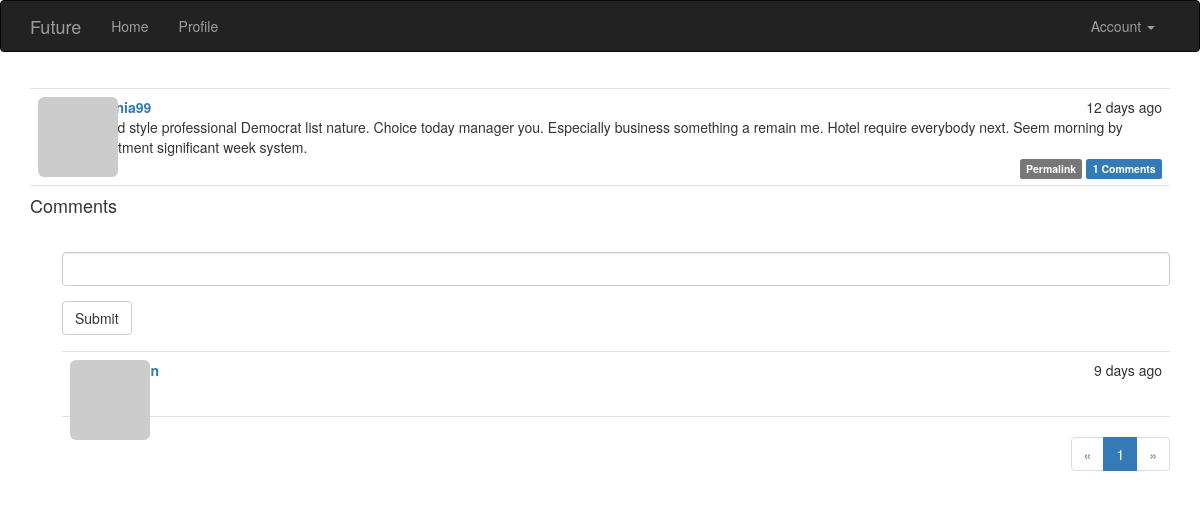
/post/82 (signed in), run on the app's committed database.
### app/models.py (models this page shows, shortened)
class Post(db.Model):
    __tablename__ = 'posts'
    id = db.Column(db.Integer, primary_key=True)
    body = db.Column(db.Text)
    body_html = db.Column(db.Text)
    timestamp = db.Column(db.DateTime, index=True, default=datetime.utcnow)
    author_id = db.Column(db.Integer, db.ForeignKey('users.id'))
    comments = db.relationship('Comment', backref='post', lazy='dynamic')

class User(db.Model, UserMixin):
    __tablename__ = 'users'
    id = db.Column(db.Integer, primary_key=True)
    email = db.Column(db.String(64), unique=True, index=True)
    username = db.Column(db.String(64), unique=True, index=True)
    password_hash = db.Column(db.String(128))
    role_id = db.Column(db.Integer, db.ForeignKey('roles.id'))
    confirmed = db.Column(db.Boolean, default=False)
    name = db.Column(db.String(64))
    location = db.Column(db.String(64))
    about_me = db.Column(db.Text())
    member_since = db.Column(db.DateTime(), default=datetime.utcnow)
    last_seen = db.Column(db.DateTime(), default=datetime.utcnow)
    avatar_hash = db.Column(db.String(32))
    posts = db.relationship('Post', backref='author', lazy='dynamic')
    followed = db.relationship('Follow',
                               foreign_keys=[Follow.follower_id],
                               backref=db.backref('follower', lazy='joined'),
                               lazy='dynamic',
                               cascade='all, delete-orphan')
    followers = db.relationship('Follow',
                               foreign_keys=[Follow.followed_id],
                               backref=db.backref('followed', lazy='joined'),
                               lazy='dynamic',
                               cascade='all, delete-orphan')
    comments = db.relationship('Comment', backref='author', lazy='dynamic')
    @property
    def password(self):
        raise AttributeError('password is not a readable')
    def can(self, perm):
        return self.role is not None and self.role.has_permission(perm)
    def is_administrator(self):
        return self.can(Permission.ADMIN)
    def ping(self):
        self.last_seen = datetime.utcnow()
        db.session.add(self)
        db.session.commit()
    def gravatar_hash(self):
        return hashlib.md5(self.email.lower().encode('utf-8')).hexdigest()
    def gravatar(self, size=100, default='identicon', rating='g'):
        if request.is_secure:
            url = 'https://secure.gravatar.com/avatar'
        else:
            url = 'http://www.gravatar.com/avatar'
        hash = self.avatar_hash or self.gravatar_hash()
        return '{url}/{hash}?s={size}&d={default}&r={rating}'.format(
            url=url, hash=hash, size=size, default=default, rating=rating)

class Comment(db.Model):
    __tablename__ = 'comments'
    id = db.Column(db.Integer, primary_key=True)
    body = db.Column(db.Text)
    body_html = db.Column(db.Text)
    timestamp = db.Column(db.DateTime, index=True, default=datetime.utcnow())
    disabled = db.Column(db.Boolean)
    author_id = db.Column(db.Integer, db.ForeignKey('users.id'))
    post_id = db.Column(db.Integer, db.ForeignKey('posts.id'))

### app/main/views.py (the view)
@main.route('/post/<int:id>', methods=['GET', 'POST'])
def post(id):
    post = Post.query.get_or_404(id)
    form = CommentForm()
    if form.validate_on_submit():
        comment = Comment(body=form.body.data, post=post, author=current_user._get_current_object())
        db.session.add(comment)
        db.session.commit()
        flash('Your comment has been published.')
        return redirect(url_for('.post', id=post.id, page=-1))
    page = request.args.get('page', 1, type=int)
    if page == -1:
        page = (post.comments.count() - 1) // current_app.config['FUTURE_COMMENTS_PER_PAGE'] + 1
    pagination = post.comments.order_by(Comment.timestamp.asc()).paginate(
        page, per_page=current_app.config['FUTURE_COMMENTS_PER_PAGE'], error_out=False
    )
    comments = pagination.items
    return render_template('post.html', posts=[post], form=form, comments=comments, pagination=pagination)

### app/main/forms.py
class CommentForm(FlaskForm):
    body = StringField('', validators=[DataRequired()])
    submit = SubmitField('Submit')

### app/auth/views.py (called while the page is built)
@auth.before_app_request
def before_request():
    if current_user.is_authenticated:
        current_user.ping()
        if not current_user.confirmed \
                and request.endpoint \
                and request.blueprint != 'auth' \
                and request.endpoint != 'static':
            return redirect(url_for('auth.unconfirmed'))

### app/main/__init__.py (called while the page is built)
@main.app_context_processor
def inject_permissions():
    return dict(Permission=Permission)

### app/main/views.py (called while the page is built)
@main.after_app_request
def after_request(response):
    for query in get_debug_queries():
        if query.duration >= current_app.config['FUTURE_SLOW_DB_QUERY_TIME']:
            current_app.logger.warning('Slow query: %s\nParameters: %s\nDuration: %fs\nContext: %s\n'
                                       % (query.statement, query.parameters, query.duration, query.context))
    return response

### app/models.py (called while the page is built)
@login_manager.user_loader
def load_user(user_id):
    return User.query.get(int(user_id))

    def has_permission(self, perm):
        return self.permissions & perm == perm

### app/templates/post.html (shortened to what this page needs)
{% extends "base.html" %}
{% import "bootstrap/wtf.html" as wtf %}
{% import "_macros.html" as macros %}
{% block page_content %}
{% include '_posts.html' %}
<h4 id="comments">Comments</h4>
{% if current_user.can(Permission.COMMENT) %}
<div class="comment-form">
    {{ wtf.quick_form(form) }}
</div>
{% endif %}
{% include '_comments.html' %}
{% if pagination %}
<div class="pagination">
    {{ macros.pagination_widget(pagination, '.post', fragment='#comments', id=posts[0].id) }}
</div>
{% endif %}
{% endblock %}

### app/templates/_posts.html (shortened to what this page needs)
<ul class="posts">
    {% for post in posts %}
    <li class="post">
        <div class="post-thumbnail">
            <a href="{{ url_for('.user', username=post.author.username) }}">
                <img class="img-rounded profile-thumbnail" src="{{ post.author.gravatar(size=40) }}">
            </a>
        </div>
        <div class="post-content">
            <div class="post-date">{{ moment(post.timestamp).fromNow() }}</div>
            <div class="post-author"><a href="{{ url_for('.user', username=post.author.username) }}">{{ post.author.username }}</a></div>
            <div class="post-body">
                {% if post.body_html %}
                    {{ post.body_html | safe }}
                {% else %}
                    {{ post.body }}
                {% endif %}
            </div>
            <div class="post-footer">
                <a href="{{ url_for('.post', id=post.id) }}">
                    <span class="label label-default">Permalink</span>
                </a>
                <a href="{{ url_for('.post', id=post.id) }}#comments">
                    <span class="label label-primary">{{ post.comments.count() }} Comments</span>
                </a>
            </div>
        </div>
    </li>
    {% endfor %}
</ul>

### app/templates/_comments.html (shortened to what this page needs)
<ul class="comments">
    {% for comment in comments %}
    <li class="comment">
        <div class="comment-thumbnail">
            <a href="{{ url_for('.user', username=comment.author.username) }}">
                <img class="img-rounded profile-thumbnail" src="{{ comment.author.gravatar(size=40) }}">
            </a>
        </div>
        <div class="comment-content">
            <div class="comment-date">{{ moment(comment.timestamp).fromNow() }}</div>
            <div class="comment-author"><a href="{{ url_for('.user', username=comment.author.username) }}">{{ comment.author.username }}</a></div>
            <div class="comment-body">
            </div>
        </div>
    </li>
    {% endfor %}
</ul>

### app/static/styles.css (style rules this page uses)
.profile-thumbnail { position: absolute; }
ul.posts { list-style-type: none; padding: 0px; margin: 16px 0px 0px 0px; border-top: 1px solid #e0e0e0; }
ul.posts li.post { padding: 8px; border-bottom: 1px solid #e0e0e0; }
div.post-date { float: right; }
div.post-author { font-weight: bold; }
div.post-thumbnail { position: absolute; }
div.post-content { margin-left: 48px; min-height: 48px; }
div.post-footer { text-align: right; }
ul.comments { list-style-type: none; padding: 0px; margin: 16px 0px 0px 0px; }
ul.comments li.comment { margin-left: 32px; padding: 8px; border-bottom: 1px solid #e0e0e0; }
ul.comments li.comment:nth-child(1) { border-top: 1px solid #e0e0e0; }
div.comment-date { float: right; }
div.comment-author { font-weight: bold; }
div.comment-thumbnail { position: absolute; }
div.comment-content { margin-left: 48px; min-height: 48px; }
div.comment-form { margin: 16px 0px 16px 32px; }
div.pagination { width: 100%; text-align: right; padding: 0px; margin: 0px; }

### data on the page
Post: timestamp "12 days ago", author.username "virginia99", body "Would style professional Democrat list nature. Choice today manager you. Especially business something a remain me. Hotel require everybody next. Seem morning by investment significant week system.", comments.count "1"
Comment: timestamp "9 days ago"

### other printed values
{{ p }} "1"
